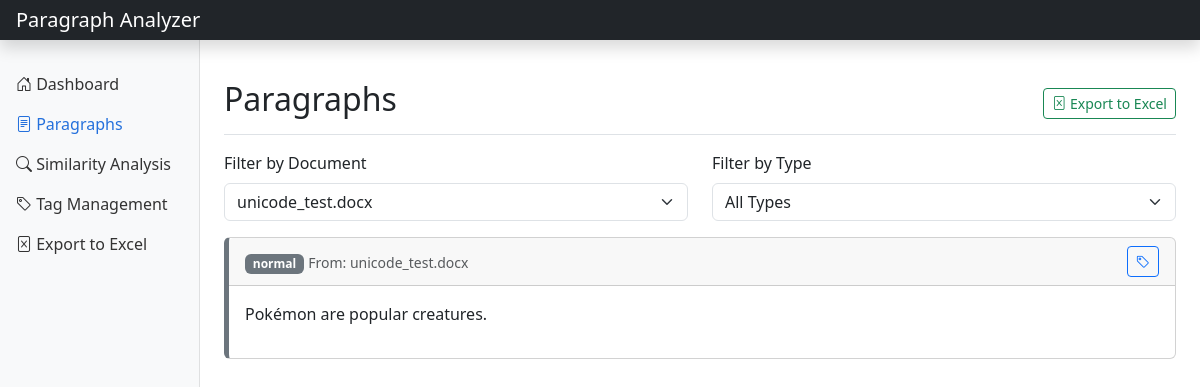
The page /paragraphs?document_id=41 on the database its author committed.
### tables this page shows
CREATE TABLE paragraphs (
                id INTEGER PRIMARY KEY AUTOINCREMENT,
                content TEXT NOT NULL,
                document_id INTEGER NOT NULL,
                paragraph_type TEXT NOT NULL,
                position INTEGER NOT NULL,
                header_content TEXT,
                FOREIGN KEY (document_id) REFERENCES documents (id) ON DELETE CASCADE
            );

CREATE TABLE documents (
                id INTEGER PRIMARY KEY AUTOINCREMENT,
                filename TEXT NOT NULL,
                file_type TEXT NOT NULL,
                file_path TEXT NOT NULL,
                upload_date TEXT NOT NULL
            );

### app.py (the view)
@app.route('/paragraphs')
def view_paragraphs():
    document_id = request.args.get('document_id', type=int)
    paragraphs = db_manager.get_paragraphs(document_id)
    documents = db_manager.get_documents()
    tags = db_manager.get_tags()
    return render_template(
        'paragraphs.html',
        paragraphs=paragraphs,
        documents=documents,
        tags=tags,
        selected_document=document_id
    )

### database_manager.py (called while the page is built)
    def get_documents(self) -> List[Dict]:
        self.logger.info("Retrieving all documents")
        try:
            conn = sqlite3.connect(self.db_path)
            conn.row_factory = sqlite3.Row
            cursor = conn.cursor()
            cursor.execute('SELECT * FROM documents ORDER BY upload_date DESC')
            rows = cursor.fetchall()
            documents = [dict(row) for row in rows]
            conn.close()
            self.logger.info(f"Retrieved {len(documents)} documents")
            return documents
        except Exception as e:
            self.logger.error(f"Error retrieving documents: {str(e)}", exc_info=True)
            return []

    def get_tags(self) -> List[Dict]:
        self.logger.info("Retrieving all tags")
        try:
            conn = sqlite3.connect(self.db_path)
            conn.row_factory = sqlite3.Row
            cursor = conn.cursor()
            cursor.execute('SELECT * FROM tags')
            rows = cursor.fetchall()
            tags = [dict(row) for row in rows]
            conn.close()
            self.logger.info(f"Retrieved {len(tags)} tags")
            return tags
        except Exception as e:
            self.logger.error(f"Error retrieving tags: {str(e)}", exc_info=True)
            return []

### templates/paragraphs.html (shortened to what this page needs)
{% extends 'base.html' %}
{% block content %}
    <div class="d-flex justify-content-between flex-wrap flex-md-nowrap align-items-center pt-3 pb-2 mb-3 border-bottom">
        <h1 class="h2">Paragraphs</h1>
        <div class="btn-toolbar mb-2 mb-md-0">
            <a href="/export" class="btn btn-sm btn-outline-success">
                <i class="bi bi-file-excel"></i> Export to Excel
            </a>
        </div>
    </div>
    <div class="row mb-3">
        <div class="col-md-6">
            <label for="documentFilter" class="form-label">Filter by Document</label>
            <select class="form-select" id="documentFilter" onchange="filterByDocument(this.value)">
                {% for doc in documents %}
                    <option value="{{ doc.id }}" {% if selected_document == doc.id %}selected{% endif %}>{{ doc.filename }}</option>
                {% endfor %}
            </select>
        </div>
        <div class="col-md-6">
            <label for="paragraphTypeFilter" class="form-label">Filter by Type</label>
            <select class="form-select" id="paragraphTypeFilter" onchange="filterByType(this.value)">
                <option value="">All Types</option>
            </select>
        </div>
    </div>
    <div class="row">
        <div class="col-md-12">
            {% if paragraphs %}
                <div id="paragraphsList">
                    {% for para in paragraphs %}
                        <div class="card paragraph-card {{ para.paragraph_type }}" data-type="{{ para.paragraph_type }}" data-id="{{ para.id }}">
                            <div class="card-header d-flex justify-content-between align-items-center">
                                <div>
                                    <span class="badge bg-secondary">{{ para.paragraph_type }}</span>
                                    <small class="text-muted">From: {{ para.filename }}</small>
                                </div>
                                <div class="paragraph-tags">
                                    <button class="btn btn-sm btn-outline-primary" onclick="showTagModal({{ para.id }})">
                                        <i class="bi bi-tag"></i>
                                    </button>
                                </div>
                            </div>
                            <div class="card-body">
                                {% if para.paragraph_type == 'table' %}
                                    <pre class="table-content">{{ para.content }}</pre>
                                {% else %}
                                    <p>{{ para.content }}</p>
                                {% endif %}
                            </div>
                        </div>
                    {% endfor %}
                </div>
            {% else %}
                <div class="alert alert-info">
                    No paragraphs found. Please upload some documents first.
                </div>
            {% endif %}
        </div>
    </div>
{% endblock %}

### templates/base.html (style rules this page uses)
.paragraph-card { margin-bottom: 1rem; border-left: 5px solid #6c757d; }

### rows shown on the page
paragraphs: paragraph_type "normal", filename "unicode_test.docx", content "Pokémon are popular creatures."

### other values the page prints
form field value "unicode_test.docx"
